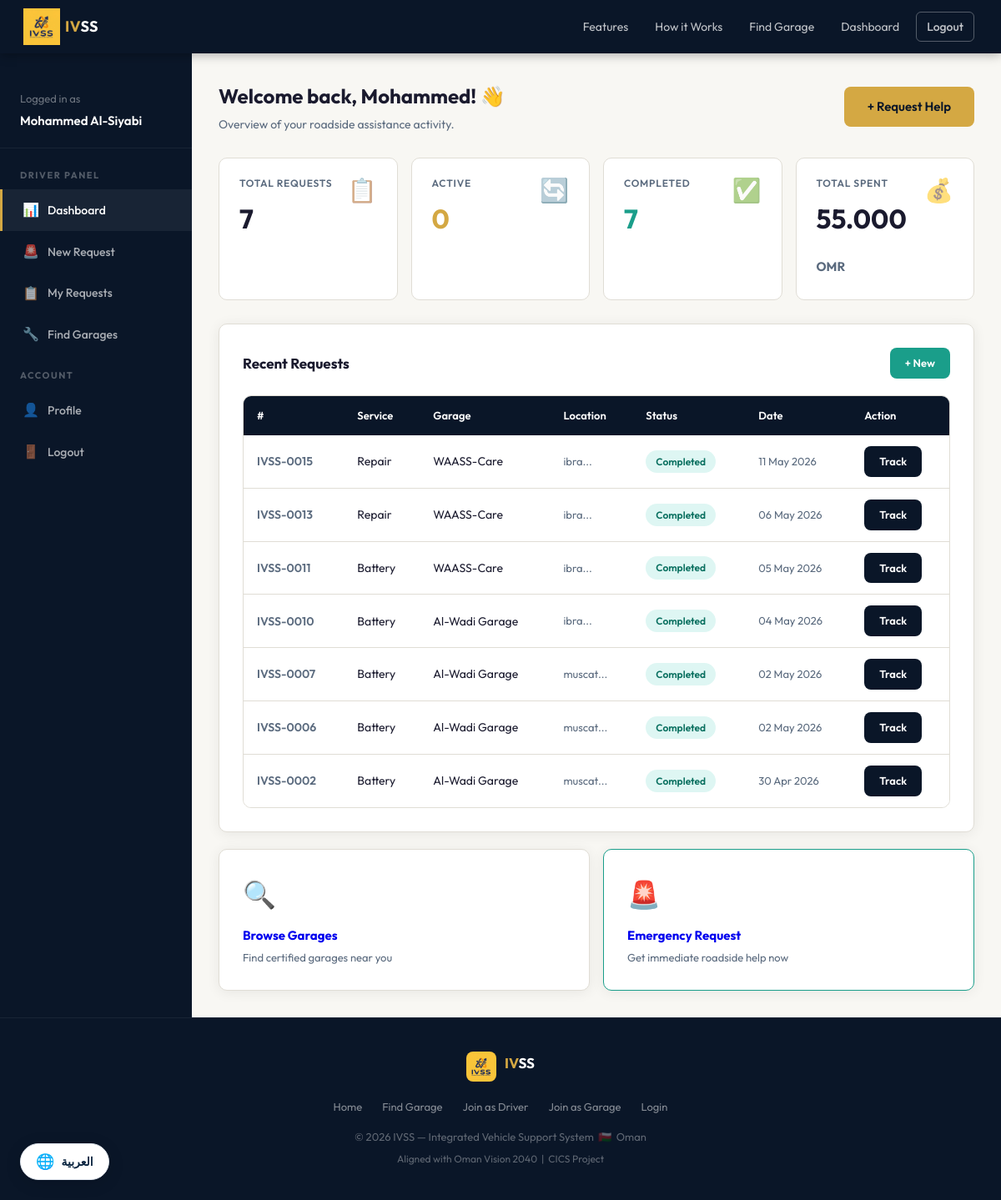
/pages/dashboard.php (signed in), run on the app's committed database.
### tables this page shows
CREATE TABLE IF NOT EXISTS `service_requests` (
  `request_id` int NOT NULL AUTO_INCREMENT,
  `user_id` int NOT NULL,
  `garage_id` int DEFAULT NULL,
  `service_type` enum('towing','battery','tire','fuel','lockout','repair','other') NOT NULL,
  `vehicle_type` enum('sedan','suv','pickup','van','motorcycle','other') NOT NULL,
  `location_desc` varchar(300) NOT NULL,
  `notes` text,
  `price` decimal(10,3) DEFAULT NULL COMMENT 'Price set by garage before completing',
  `price_set_at` timestamp NULL DEFAULT NULL COMMENT 'When the garage set the price',
  `status` enum('pending','accepted','in_progress','completed','cancelled') DEFAULT 'pending',
  `created_at` timestamp NULL DEFAULT CURRENT_TIMESTAMP,
  `updated_at` timestamp NULL DEFAULT CURRENT_TIMESTAMP ON UPDATE CURRENT_TIMESTAMP,
  PRIMARY KEY (`request_id`),
  KEY `user_id` (`user_id`),
  KEY `garage_id` (`garage_id`)
);

CREATE TABLE IF NOT EXISTS `garages` (
  `garage_id` int NOT NULL AUTO_INCREMENT,
  `owner_name` varchar(150) NOT NULL,
  `garage_name` varchar(200) NOT NULL,
  `email` varchar(150) NOT NULL,
  `phone` int UNSIGNED NOT NULL,
  `password` varchar(255) NOT NULL,
  `location` varchar(255) NOT NULL,
  `latitude` decimal(10,7) DEFAULT NULL,
  `longitude` decimal(10,7) DEFAULT NULL,
  `services` text COMMENT 'Comma-separated list of offered services',
  `is_active` tinyint(1) DEFAULT '1',
  `rating` decimal(3,2) DEFAULT '0.00',
  `created_at` timestamp NULL DEFAULT CURRENT_TIMESTAMP,
  PRIMARY KEY (`garage_id`),
  UNIQUE KEY `email` (`email`)
);

### pages/dashboard.php (the view, shortened to what this page needs)
<?php
$db     = getDB();
$userId = $_SESSION['user_id'];
$totalReq  = $db->prepare("SELECT COUNT(*) FROM service_requests WHERE user_id=?"); $totalReq->execute([$userId]);
$activeReq = $db->prepare("SELECT COUNT(*) FROM service_requests WHERE user_id=? AND status IN('pending','accepted','in_progress')"); $activeReq->execute([$userId]);
$completed = $db->prepare("SELECT COUNT(*) FROM service_requests WHERE user_id=? AND status='completed'"); $completed->execute([$userId]);
$spent     = $db->prepare("SELECT COALESCE(SUM(p.amount),0) FROM payments p JOIN service_requests r ON p.request_id=r.request_id WHERE r.user_id=? AND p.status='paid'"); $spent->execute([$userId]);
$requests = $db->prepare("
    SELECT r.*, g.garage_name, g.location AS garage_location
    FROM   service_requests r
    LEFT   JOIN garages g ON g.garage_id = r.garage_id
    WHERE  r.user_id = ?
    ORDER  BY r.created_at DESC
    LIMIT  10
");
$requests->execute([$userId]);
$requests = $requests->fetchAll();
include __DIR__ . '/../includes/header.php';
?>
<div class="dash-layout">
  <div class="dash-sidebar">
    <div style="padding:20px 24px;border-bottom:1px solid rgba(255,255,255,0.06);margin-bottom:8px;">
      <div style="font-size:13px;color:rgba(255,255,255,0.4);">Logged in as</div>
      <div style="font-size:15px;font-weight:600;color:var(--white);margin-top:4px;"><?= htmlspecialchars($_SESSION['user_name']) ?></div>
    </div>
    <div class="sidebar-nav">
      <div class="sidebar-section">Driver Panel</div>
      <a href="dashboard.php" class="active"><span class="nav-icon">📊</span> Dashboard</a>
      <a href="request.php"><span class="nav-icon">🚨</span> New Request</a>
      <a href="my_requests.php"><span class="nav-icon">📋</span> My Requests</a>
      <a href="garages.php"><span class="nav-icon">🔧</span> Find Garages</a>
      <div class="sidebar-section">Account</div>
      <a href="profile.php"><span class="nav-icon">👤</span> Profile</a>
      <a href="logout.php"><span class="nav-icon">🚪</span> Logout</a>
    </div>
  </div>
  <div class="dash-content">
    <div class="dash-header">
      <div>
        <div class="dash-title">Welcome back, <?= htmlspecialchars(explode(' ',$_SESSION['user_name'])[0]) ?>! 👋</div>
        <div class="dash-sub">Overview of your roadside assistance activity.</div>
      </div>
      <a href="request.php" class="btn btn-primary">+ Request Help</a>
    </div>
    <div class="metric-grid">
      <div class="metric-card"><div class="metric-icon">📋</div><div class="metric-label">Total Requests</div><div class="metric-value"><?= $totalReq->fetchColumn() ?></div></div>
      <div class="metric-card"><div class="metric-icon">🔄</div><div class="metric-label">Active</div><div class="metric-value" style="color:var(--warning);"><?= $activeReq->fetchColumn() ?></div></div>
      <div class="metric-card"><div class="metric-icon">✅</div><div class="metric-label">Completed</div><div class="metric-value" style="color:var(--success);"><?= $completed->fetchColumn() ?></div></div>
      <div class="metric-card"><div class="metric-icon">💰</div><div class="metric-label">Total Spent</div><div class="metric-value"><?= number_format($spent->fetchColumn(),3) ?> <span style="font-size:15px;color:var(--muted);">OMR</span></div></div>
    </div>
    <div class="card">
      <div style="display:flex;align-items:center;justify-content:space-between;margin-bottom:20px;">
        <h3 style="font-size:17px;font-weight:700;">Recent Requests</h3>
        <a href="request.php" class="btn btn-teal btn-sm">+ New</a>
      </div>
      <?php if (empty($requests)): ?>
      <div style="text-align:center;padding:48px;color:var(--muted);">
        <div style="font-size:48px;margin-bottom:16px;">🚗</div>
        <p style="font-size:16px;font-weight:600;margin-bottom:8px;">No requests yet</p>
        <a href="request.php" class="btn btn-primary">Request Help Now</a>
      </div>
      <?php else: ?>
      <div class="table-wrap">
        <table>
          <thead>
            <tr><th>#</th><th>Service</th><th>Garage</th><th>Location</th><th>Status</th><th>Date</th><th>Action</th></tr>
          </thead>
          <tbody>
            <?php foreach ($requests as $r): ?>
            <tr>
              <td style="font-weight:600;color:var(--muted);">IVSS-<?= str_pad($r['request_id'],4,'0',STR_PAD_LEFT) ?></td>
              <td><?= ucfirst($r['service_type']) ?></td>
              <td><?= $r['garage_name'] ? htmlspecialchars($r['garage_name']) : '<span style="color:var(--muted);font-size:12px;">📢 Waiting...</span>' ?></td>
              <td style="color:var(--muted);font-size:13px;"><?= htmlspecialchars(substr($r['location_desc'],0,25)) ?>...</td>
              <td><span class="badge badge-<?= $r['status'] ?>"><?= ucfirst(str_replace('_',' ',$r['status'])) ?></span></td>
              <td style="font-size:13px;color:var(--muted);"><?= date('d M Y', strtotime($r['created_at'])) ?></td>
              <td><a href="track.php?id=<?= $r['request_id'] ?>" class="btn btn-dark btn-sm">Track</a></td>
            </tr>
            <?php endforeach; ?>
          </tbody>
        </table>
      </div>
      <?php endif; ?>
    </div>
    <div style="display:grid;grid-template-columns:1fr 1fr;gap:16px;margin-top:20px;">
      <a href="garages.php" class="card card-hover" style="text-decoration:none;display:block;">
        <div style="font-size:32px;margin-bottom:12px;">🔍</div>
        <div style="font-size:15px;font-weight:700;margin-bottom:4px;">Browse Garages</div>
        <div style="font-size:13px;color:var(--muted);">Find certified garages near you</div>
      </a>
      <a href="request.php" class="card card-hover" style="text-decoration:none;display:block;border-color:var(--teal);">
        <div style="font-size:32px;margin-bottom:12px;">🚨</div>
        <div style="font-size:15px;font-weight:700;margin-bottom:4px;">Emergency Request</div>
        <div style="font-size:13px;color:var(--muted);">Get immediate roadside help now</div>
      </a>
    </div>
  </div>
</div>
<?php include __DIR__ . '/../includes/footer.php'; ?>

### css/style.css (style rules this page uses)
*, *::before, *::after { margin: 0; padding: 0; box-sizing: border-box; }
:root { --navy: #0a1628; --navy2: #0d1f3c; --navy3: #112240; --gold: #d4a843; --gold2: #f0c060; --teal: #1a9e8a; --teal2: #22c4ab; --bg: #f8f7f3; --white: #ffffff; --text: #1a1a2e; --muted: #5a6a7e; --border: #e0ddd5; --danger: #e24b4a; --success: #1a9e8a; --warning: #d4a843; --radius: 10px; --shadow: 0 2px 16px rgba(0,0,0,0.07); }
html { scroll-behavior: smooth; }
body { font-family: 'Outfit', 'Tajawal', sans-serif; background: var(--bg); color: var(--text); line-height: 1.6; }
.card { background: var(--white); border: 1px solid var(--border); border-radius: var(--radius); padding: 28px; box-shadow: var(--shadow); }
.card-hover { transition: all 0.25s; cursor: default; }
.btn { display: inline-block; padding: 12px 28px; border-radius: 8px; font-size: 15px; font-weight: 600; text-decoration: none; cursor: pointer; border: none; font-family: inherit; transition: all 0.2s; text-align: center; }
.btn-primary { background: var(--gold); color: var(--navy); }
.btn-dark { background: var(--navy); color: var(--white); }
.btn-teal { background: var(--teal); color: var(--white); }
.btn-sm { padding: 8px 18px; font-size: 13px; }
.badge { display: inline-block; padding: 4px 12px; border-radius: 20px; font-size: 12px; font-weight: 600; }
.badge-completed { background: rgba(34,196,171,0.15); color: #0a7060; }
.table-wrap { overflow-x: auto; border-radius: var(--radius); border: 1px solid var(--border); }
table { width: 100%; border-collapse: collapse; background: var(--white); }
thead th { background: var(--navy); color: var(--white); padding: 13px 16px; text-align: left; font-size: 13px; font-weight: 600; }
tbody tr { border-bottom: 1px solid var(--border); transition: background 0.15s; }
tbody tr:last-child { border-bottom: none; }
tbody td { padding: 13px 16px; font-size: 14px; color: var(--text); }
.dash-layout { display: flex; min-height: calc(100vh - 64px); }
.dash-sidebar { width: 230px; background: var(--navy); padding: 24px 0; flex-shrink: 0; }
.sidebar-nav a { display: flex; align-items: center; gap: 10px; padding: 12px 24px; color: rgba(255,255,255,0.65); text-decoration: none; font-size: 14px; font-weight: 500; transition: all 0.2s; border-left: 3px solid transparent; }
.sidebar-nav a:hover, .sidebar-nav a.active { color: var(--white); background: rgba(255,255,255,0.06); border-left-color: var(--gold); }
.sidebar-nav .nav-icon { font-size: 16px; width: 20px; text-align: center; }
.sidebar-section { font-size: 11px; font-weight: 700; letter-spacing: 1.5px; color: rgba(255,255,255,0.3); padding: 16px 24px 8px; text-transform: uppercase; }
.dash-content { flex: 1; padding: 32px; overflow-y: auto; }
.dash-header { display: flex; align-items: center; justify-content: space-between; margin-bottom: 28px; }
.dash-title { font-size: 24px; font-weight: 700; }
.dash-sub { font-size: 14px; color: var(--muted); margin-top: 4px; }
.metric-grid { display: grid; grid-template-columns: repeat(auto-fit, minmax(180px, 1fr)); gap: 16px; margin-bottom: 28px; }
.metric-card { background: var(--white); border: 1px solid var(--border); border-radius: var(--radius); padding: 20px 24px; }
.metric-label { font-size: 12px; font-weight: 600; color: var(--muted); text-transform: uppercase; letter-spacing: 0.8px; margin-bottom: 8px; }
.metric-value { font-size: 32px; font-weight: 700; color: var(--text); }
.metric-icon { font-size: 28px; float: right; margin-top: -4px; opacity: 0.6; }

### includes/header.php (style rules this page uses)
body { top: 0 !important; }

### data on the page
service_requests: request_id "0015", service_type "Repair", garage.garage_name "WAASS-Care", location_desc "ibra", status "Completed", created_at "11 May 2026"
service_requests: request_id "0013", service_type "Repair", garage.garage_name "WAASS-Care", location_desc "ibra", status "Completed", created_at "06 May 2026"
service_requests: request_id "0011", service_type "Battery", garage.garage_name "WAASS-Care", location_desc "ibra", status "Completed", created_at "05 May 2026"
service_requests: request_id "0010", service_type "Battery", garage.garage_name "Al-Wadi Garage", location_desc "ibra", status "Completed", created_at "04 May 2026"
service_requests: request_id "0007", service_type "Battery", garage.garage_name "Al-Wadi Garage", location_desc "muscat", status "Completed", created_at "02 May 2026"
service_requests: request_id "0006", service_type "Battery", garage.garage_name "Al-Wadi Garage", location_desc "muscat", status "Completed", created_at "02 May 2026"
service_requests: request_id "0002", service_type "Battery", garage.garage_name "Al-Wadi Garage", location_desc "muscat", status "Completed", created_at "30 Apr 2026"

### other printed values
$_SESSION['user_name'] "Mohammed Al-Siyabi"
explode(' ',$_SESSION['user_name'])[0] "Mohammed"
$totalReq->fetchColumn() "7"
$activeReq->fetchColumn() "0"
$completed->fetchColumn() "7"
$spent->fetchColumn() "55.000"
